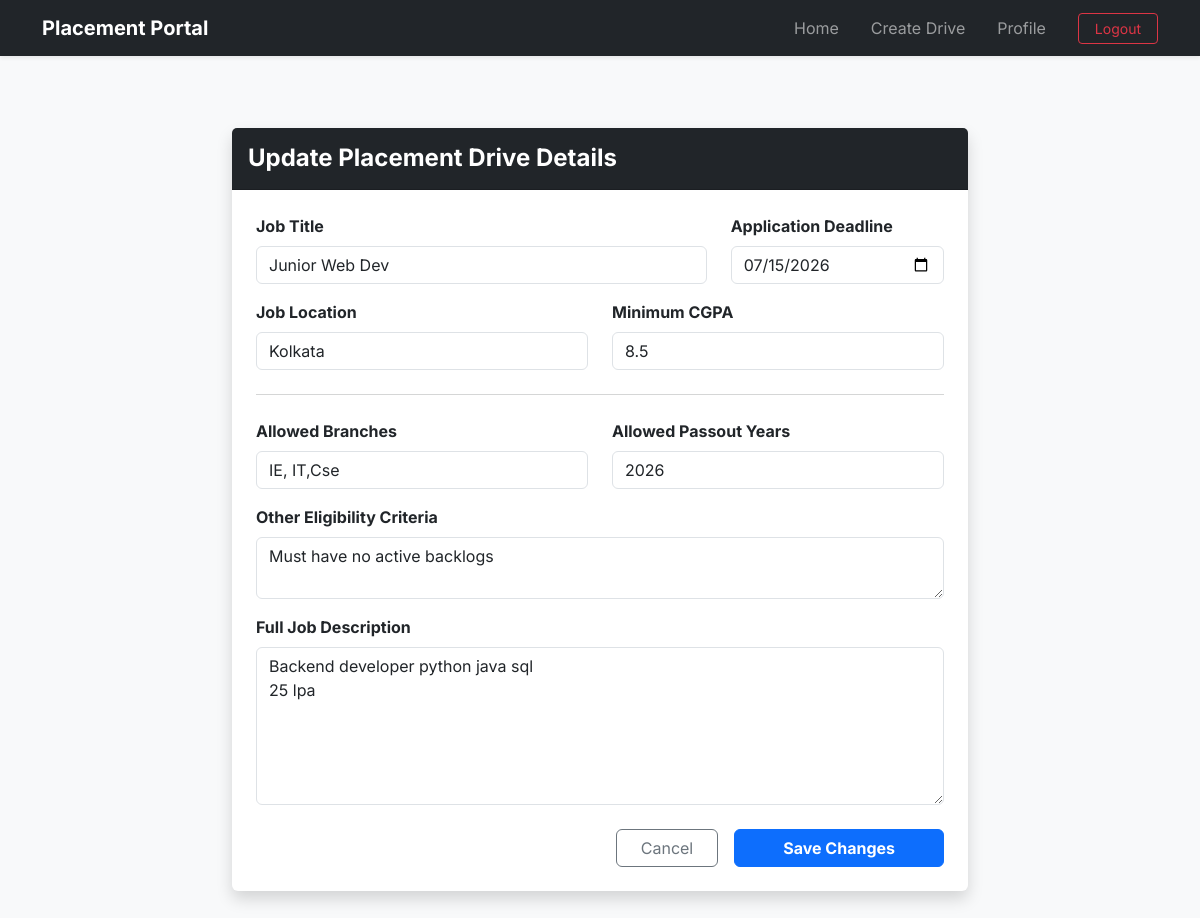
/company/edit-drive/1 (signed in), run on the app's committed database.
### application/models.py (models this page shows)
class PlacementDrive(db.Model):
    __tablename__="placement_drives"
    id=db.Column(db.Integer(),primary_key=True)
    company_id=db.Column(db.Integer(),db.ForeignKey("companies.id"),nullable=False)
    job_title=db.Column(db.String(200),nullable=False)
    job_description=db.Column(db.Text(),nullable=False)
    job_location=db.Column(db.String(200),nullable=False)
    eligibility_CGPA=db.Column(db.Float(),nullable=False)
    eligibility_criteria_others=db.Column(db.Text(),nullable=True)
    deadline=db.Column(db.DateTime(),nullable=False)
    status=db.Column(db.String(30),default='Pending') #Pending, Approved, Denied or Closed. Will be done by Admin
    allowed_branches=db.Column(db.Text(),nullable=False)
    allowed_years=db.Column(db.Text(),nullable=False)
    created_at=db.Column(db.DateTime(),default=datetime.now)
    company=db.relationship("Company",back_populates="drives") #Child side
    applications=db.relationship("Application",back_populates="drive",cascade="all,delete-orphan") #Parent side

### application/controllers.py (the view, shortened to what this page needs)
@app.route('/company/edit-drive/<int:drive_id>',methods=['GET','POST'])
def edit_drive(drive_id):
    if session.get('role')!='company':
        return redirect(url_for('login'))
    drive=PlacementDrive.query.get_or_404(drive_id)
    company=Company.query.filter_by(user_id=session['user_id']).first()
    if drive.company_id!=company.id:
        flash("Unauthorized access.",'danger')
        return redirect(url_for('company_dashboard'))
    return render_template('edit_drive.html',drive=drive)

### templates/edit_drive.html (shortened to what this page needs)
{% extends 'base.html' %}
{% block content %}
<div class="container my-5">
    <div class="row justify-content-center">
        <div class="col-md-10 col-lg-8">
            <div class="card shadow border-0">
                <div class="card-header bg-dark text-white py-3">
                    <h4 class="mb-0 fw-bold">Update Placement Drive Details</h4>
                </div>
                <div class="card-body p-4">
                    <form action="{{ url_for('edit_drive', drive_id=drive.id) }}" method="POST">
                        <div class="row mb-3">
                            <div class="col-md-8">
                                <label for="job_title" class="form-label fw-bold">Job Title</label>
                                <input type="text" class="form-control" id="job_title" name="job_title"
                                       value="{{ drive.job_title }}" required>
                            </div>
                            <div class="col-md-4">
                                <label for="deadline" class="form-label fw-bold">Application Deadline</label>
                                <input type="date" class="form-control" id="deadline" name="deadline"
                                       value="{{ drive.deadline.strftime('%Y-%m-%d') if drive.deadline else '' }}" required>
                            </div>
                        </div>
                        <div class="row mb-3">
                            <div class="col-md-6">
                                <label for="job_location" class="form-label fw-bold">Job Location</label>
                                <input type="text" class="form-control" id="job_location" name="job_location"
                                       value="{{ drive.job_location }}" required>
                            </div>
                            <div class="col-md-6">
                                <label for="eligibility_CGPA" class="form-label fw-bold">Minimum CGPA</label>
                                <input type="number" step="0.01" class="form-control" id="eligibility_CGPA" name="eligibility_CGPA"
                                       value="{{ drive.eligibility_CGPA }}" required>
                            </div>
                        </div>
                        <hr class="my-4 text-muted">
                        <div class="row mb-3">
                            <div class="col-md-6">
                                <label for="allowed_branches" class="form-label fw-bold">Allowed Branches</label>
                                <input type="text" class="form-control" id="allowed_branches" name="allowed_branches"
                                       value="{{ drive.allowed_branches }}" placeholder="e.g. CS, IT, ECE">
                            </div>
                            <div class="col-md-6">
                                <label for="allowed_years" class="form-label fw-bold">Allowed Passout Years</label>
                                <input type="text" class="form-control" id="allowed_years" name="allowed_years"
                                       value="{{ drive.allowed_years }}" placeholder="e.g. 2026, 2027">
                            </div>
                        </div>
                        <div class="mb-3">
                            <label for="eligibility_others" class="form-label fw-bold">Other Eligibility Criteria</label>
                            <textarea class="form-control" id="eligibility_others" name="eligibility_others"
                                      rows="2">{{ drive.eligibility_criteria_others }}</textarea>
                        </div>
                        <div class="mb-4">
                            <label for="job_description" class="form-label fw-bold">Full Job Description</label>
                            <textarea class="form-control" id="job_description" name="job_description"
                                      rows="6" required>{{ drive.job_description }}</textarea>
                        </div>
                        <div class="d-grid gap-2 d-md-flex justify-content-md-end">
                            <a href="{{ url_for('company_dashboard') }}" class="btn btn-outline-secondary px-4 me-md-2">Cancel</a>
                            <button type="submit" class="btn btn-primary px-5 fw-bold">Save Changes</button>
                        </div>
                    </form>
                </div>
            </div>
        </div>
    </div>
</div>
{% endblock %}

### templates/base.html (style rules this page uses)
body { font-family: 'Inter', sans-serif; }

### data on the page
PlacementDrive: job_title "Junior Web Dev", deadline "07/15/2026", job_location "Kolkata", eligibility_CGPA "8.5", allowed_branches "IE, IT,Cse", allowed_years "2026", eligibility_others "Must have no active backlogs", job_description "Backend developer python java sql 25 lpa"
